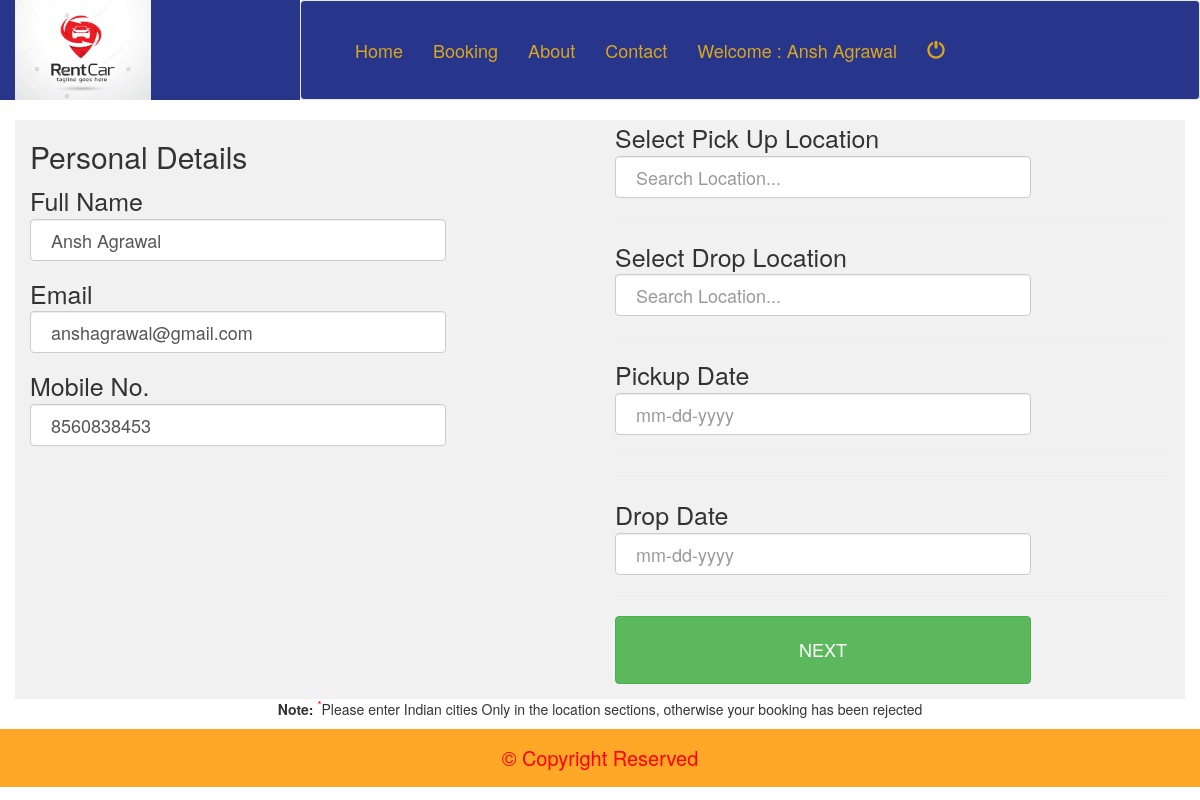
/pickup_time.php (signed in), run on the app's committed database.
### tables this page shows
CREATE TABLE IF NOT EXISTS `userdetails` (
  `id` int(20) NOT NULL AUTO_INCREMENT,
  `name` varchar(255) NOT NULL,
  `email` varchar(255) NOT NULL,
  `mobile` bigint(15) NOT NULL,
  `password` varchar(255) NOT NULL,
  PRIMARY KEY (`id`)
);

### pickup_time.php (the view, shortened to what this page needs)
<?php
    include('header.php');
    include('connect.php');
    if(isset($_SESSION['user'])){
?><body onload="document.details.address.focus();">
   <div class="container">
       <div class="row"><form action="" method="post" name="details" autocomplete="off">
       <?php
            $sqli = "select * from userdetails where email = '".$_SESSION['user']."'";
            $run = mysqli_query($conn, $sqli);
            while ($data = mysqli_fetch_array($run)){
        ?>
       <div class="col-md-6 column">
                      <h2>Personal Details</h2>
               <div class="form-group">
                   <lable>Full Name </lable>
                   <input type="text" class="form-control" name="name" value="<?php echo $data['name']; ?>" required="">
               </div>
               <div class="form-group">
                   <lable>Email </lable>
                   <input type="email" class="form-control" name="email" value="<?php echo $data['email']; ?>" required="">
               </div>
               <div class="form-group">
                   <lable>Mobile No. </lable>
                   <input type="text" class="form-control" name="mobile" value="<?php echo $data['mobile']; ?>" required="">
               </div>
           </div>
           <?php  } ?>
           <div class="col-md-6">
        <div class="form-group">
           <lable>Select Pick Up Location</lable>
            <input type="text" class="form-control" placeholder="Search Location..." name="address" id="search_address" required="">
        </div>
        <hr>
        <div class="form-group">
            <lable>Select Drop Location</lable>
            <input type="text" class="form-control" placeholder="Search Location..." name="Drop_location" id="search_address" required="">
        </div><hr>
        <div class="form-group">
            <lable>Pickup Date</lable>
            <input type="text" class="form-control" name="pick_date" required="" id="date" placeholder="mm-dd-yyyy">
        </div>
        <hr>
        <hr>
        <div class="form-group">
            <lable>Drop Date</lable>
            <input type="text" class="form-control" name="drop_date" required="" id="date1" placeholder="mm-dd-yyyy">
        </div>
        <hr>
        <div class="form-group">
            <input type="submit" class="btn btn-success" value="NEXT" name="submit">
        </div>
           </div>
           </form>
    </div>
</div>
        <center><p><b>Note: </b><sup style="color: red;">*</sup>Please enter Indian cities Only in the location sections, otherwise your booking has been rejected</p></center>
        </body>
<?php
    include('footer.php');
    }
else{
    echo "<script>
            alert('Please login First');
            window.location.href = 'UserDetails.php';
        </script>";
}
?>

### header.php (shortened to what this page needs)
  <html>
   <head>
     <link rel="stylesheet" href="https://use.fontawesome.com/releases/v5.8.2/css/all.css">
  <link rel="stylesheet" href="https://maxcdn.bootstrapcdn.com/bootstrap/3.3.7/css/bootstrap.min.css">
       <link rel="stylesheet" type="text/css" href="https://cdnjs.cloudflare.com/ajax/libs/animate.css/3.7.0/animate.min.css">
       <link rel="stylesheet" href="jquery-ui-1.12.1/jquery-ui.css">
       <link rel="stylesheet" href="jquery-ui-1.12.1/jquery-ui.structure.css">
       <link rel="stylesheet" href="jquery-ui-1.12.1/jquery-ui.theme.css">
<link rel="stylesheet" href="style.css">
   </head>
   <body>
        <div class="container-fluid">
           <div class="row">
               <div class="col-md-3 logo">
                   <img src="Images/logo.png" alt="" height="100px" >
               </div>
               <div class="col-md-9"  style="padding: 0px; border: none; outline: none;">
                   <nav class="navbar navbar-default navigation">
                           <div class="navbar-collapse collapse" id="navb">
                           <ul class="nav navbar-nav navbar-left lists">
                               <li><a href="index.php" >Home </a></li>
                               <li><a href="pickup_time.php">Booking</a></li>
                               <li><a href="about.php" >About</a></li>
                               <li><a href="#" >Contact</a></li>
                                <?php
                               if(isset($_SESSION['user']))
                               {
                                   include('connect.php');
                                   $sql = "select * from userdetails where email = '".$_SESSION['user']."'";
                                   $res = mysqli_query($conn, $sql);
                                   $data = mysqli_fetch_array($res);
                                   ?>
                                   <li><a href="user_profile.php?id=<?php echo $data['id']; ?>">Welcome : <?php echo $data['name']; ?></a></li>
                                    <li><a href="logout.php"><span class="glyphicon glyphicon-off" title="Logout"></span></a></li>
                                   <?php
                               }
                               else
                               {
                                   ?>
                                   <li><a href="UserDetails.php">Signup/login</a></li>
                                   <?php
                               }
                       ?>
                           </ul>
                       </div>
                   </nav>
               </div>
           </div>
       </div>

### style.css (style rules this page uses)
body { margin: 0px; padding: 0px; }
.navigation { background-color: #27368a; padding: 24px; }
.navigation .lists li a { color: goldenrod; font-size: 18px; }
.logo { background-color: #27368a; }

### pickup_time.php (style rules this page uses)
lable { font-size: 25px; }
.form-group input { padding: 20px; font-size: 18px; width: 75%; }
.container { background-color: #f1f1f1; }

### data on the page
userdetails: name "Ansh Agrawal", email "anshagrawal@gmail.com", mobile "8560838453"
